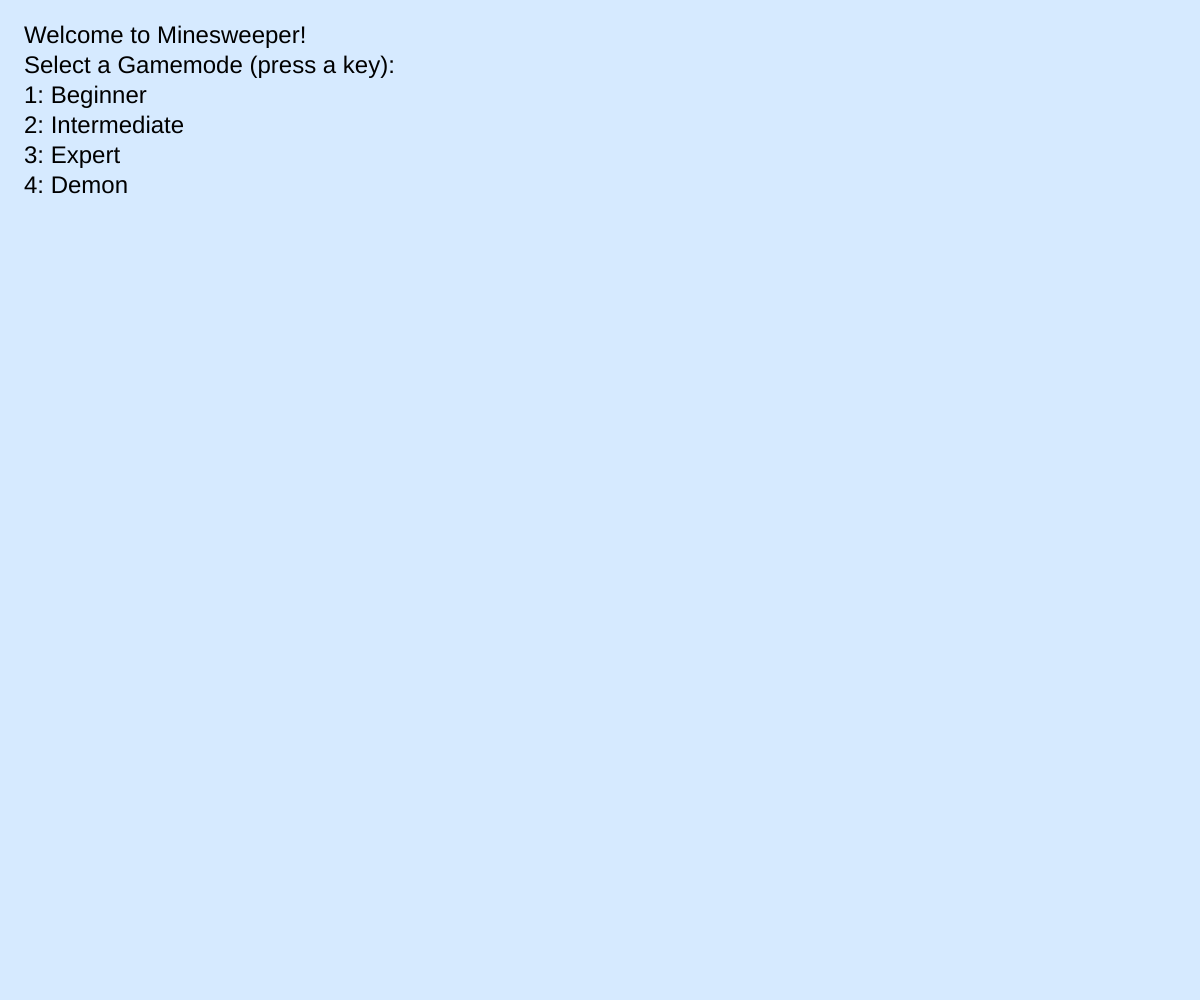
Frame 1 (no input)
Frame 60 (no input): identical to frame 1, image omitted
Frame 120 (the mouse pressed at the canvas centre since frame 60): identical to frame 1, image omitted

The p5.js sketch that drew this single still picture (run headless with seeded random() and noise() and a simulated clock; from frame 60 on, the mouse is pressed at the canvas centre):

// p5.js sketch
// ── sketch.js
//canvas
let canvas;
let width, height;

//blocks
let blocks = [];
let blockSize;
let blocksOffset;
let blocksHeight;
let pad;

//game
let mode;
let difficulty; //vector of difficulty dimensions
let gameOver, win;


//input variables
let keyClicked, keyTap, pkeyClicked;
let mouseClicked, mouseTap, pmouseClicked;

function setup() {
  let padding = 0;
  canvas = createCanvas(window.innerWidth - padding, window.innerHeight - padding);
  canvas.style('display', 'block');
  width = window.innerWidth;
  height = window.innerHeight;
  colorMode(HSB, 360, 100, 100, 255);

  gameOver = false;
  win = false;
  mode = 0;
  /*
   * 0: Difficulty Select
   * 1: Set Blocks
   * 2: Playing
   * 3: Win Lose Sequence
   */

   blocksHeight = height*2.5/3;
   pad = 20;
}

function draw() {
  background(211, 16, 100);
  inputManage();

  //text setup
  pad = width/50;
  textSize(width/50);
  textAlign(LEFT, TOP);
  fill(0, 0, 0);
  noStroke();

  //difficulty select
  if (mode == 0) {
    text("Welcome to Minesweeper!\nSelect a Gamemode (press a key):\n1: Beginner\n2: Intermediate\n3: Expert\n4: Demon", pad, pad);
    if (keyTap == true) {
      //beginner
      if (key == '1') {
        difficulty = {
          dimensions: createVector(8, 8),
          mines: 10
        }
        mode = 1; //move to next step
      }
      //intermediate
      if (key == '2') {
        difficulty = {
          dimensions: createVector(16, 16),
          mines: 40
        }
        mode = 1; //move to next step
      }
      //expert
      if (key == '3') {
        difficulty = {
          dimensions: createVector(24, 24),
          mines: 99
        }
        mode = 1; //move to next step
      }
      //demon
      if (key == '4') {
        difficulty = {
          dimensions: createVector(30, 30),
          mines: 140
        }
        mode = 1; //move to next step
      }
      //AAAAAH
      if (key == '5') {
        difficulty = {
          dimensions: createVector(100, 100),
          mines: 150
        }
        mode = 1; //move to next step
      }
    }
  }
  //set blocks
  if (mode == 1) {
    //initialize blocks array (with normal blocks)
    for (let x = 0; x < difficulty.dimensions.x; x++) {
      blocks[x] = [];
      for (let y = 0; y < difficulty.dimensions.y; y++) {
        blocks[x][y] = new Block(x, y, 0); //set normal blocks
      }
    }

    //set mines
    let mines = [];
    for (let i = 0; i < difficulty.mines; i++) {
      let regen = true;

      //debug
      let regenCount = -1;

      mines[i] = int(random(difficulty.dimensions.x*difficulty.dimensions.y));
      while (regen) {
        //prevent duplicates
        if (i != 0) {
         let difMineCount = 0; //number of different mines
         for (let n = i; n != 0; n -= 1)
           if (mines[n-1] != mines[i]) difMineCount += 1;
         //see if it's different to all other mines
         if (difMineCount != i) {
            mines[i] += 1;
            if (mines[i] >= difficulty.dimensions.x*difficulty.dimensions.y) mines[i] = 0;
          } else regen = false;

        } else regen = false;

        //debug
        regenCount += 1;
        if (!regen) print("Mine " + str(i) + " - Regens: " + str(regenCount) + "\n");
      }

      //set block in blocks array to mine
      let bx = int(mines[i] % difficulty.dimensions.x);
      let by = int(mines[i] / difficulty.dimensions.x);
      blocks[bx][by].type = 1;
    }

    //set number in blocks
    for (let x = 0; x < difficulty.dimensions.x; x++)
      for (let y = 0; y < difficulty.dimensions.y; y++)
        blocks[x][y].setCount();

    //set offset and size
    blockSize = blocksHeight/difficulty.dimensions.y;
    blocksOffset = createVector(pad, 2*pad);

    mode = 2; //move to next step
  }
  //play
  if (mode == 2 || mode == 3) {
    text("Minesweeper", pad, pad);

    for (let x = 0; x < difficulty.dimensions.x; x++)
      for (let y = 0; y < difficulty.dimensions.y; y++) {
        blocks[x][y].update();
        blocks[x][y].display();
      }

    if (mode == 3) {

    }
  }
}

//blocks
class Block {
  constructor(x, y, type) {
    this.x = x;
    this.y = y;
    this.fill = color(0, 0, 60);
    this.type = type;
    this.count = 0;

    this.clicked = false;
  }

  update() {
    //clicking
    if (dist(blockSize*(this.x + 0.5) + blocksOffset.x, blockSize*(this.y + 0.5) + blocksOffset.y, mouseX, mouseY) < blockSize/2) {
      //hover
      this.fill = color(0, 0, 50);

      if (mouseClicked) {
        this.clicked = true;
      }
    }
    else this.fill = color(0, 0, 40);

    if (this.clicked) {
      if (this.type == 1) {
        gameOver = true;
        win = false;
        mode = 3;
      }
    }

    if (this.type == 1 && gameOver && !win) this.fill = color(0, 100, 100);
  }

  display() {
    stroke(0, 0, 0);
    strokeWeight(0.1*blockSize);
    fill(this.fill);
    rectMode(CORNER);

    let padding = blockSize/5;

    push();
    translate(blockSize*this.x + blocksOffset.x, blockSize*this.y + blocksOffset.y);
    rect(padding, padding, blockSize - padding, blockSize - padding);

    if (this.clicked) {
      if (this.type == 0) {
        noStroke();
        fill(0, 0, 0);
        textAlign(CENTER, CENTER);
        textSize(blockSize/4);
        text(this.count, 0.6*blockSize, 0.5*blockSize);
      }
    }

    pop();
  }

  setCount() {
    // count surrounding blocks
    this.count = 0;
    for (let bx = this.x-1; bx <= this.x+1; bx++)
      for (let by = this.y-1; by <= this.y+1; by++)
        this.count += this.testBlock(bx, by);
  }

  testBlock(x, y) {
    try {
      return blocks[x][y].type;
    }
    catch(error) {
      console.error(error);
      return 0;
    }
  }
}


//input functions
function inputManage() {
  //input variables
  if (!pkeyClicked && keyClicked) keyTap = true;
  else keyTap = false;
  pkeyClicked = keyClicked;
  if (!pmouseClicked && mouseClicked) keyTap = true;
  else mouseTap = false;
  pmouseClicked = mouseClicked;
}
function keyPressed() {
  keyClicked = true;
}
function keyReleased() {
  keyClicked = false;
}
function mousePressed() {
  mouseClicked = true;
}
function mouseReleased() {
  mouseClicked = false;
}

//window functions
function windowResized() {
  let padding = 0;
  canvas = resizeCanvas(window.innerWidth - padding, window.innerHeight - padding);
  width = window.innerWidth;
  height = window.innerHeight;

  blocksHeight = height*2.5/3;
  blockSize = blocksHeight/difficulty.dimensions.y;
  blocksOffset = createVector(pad, 2*pad);
}
